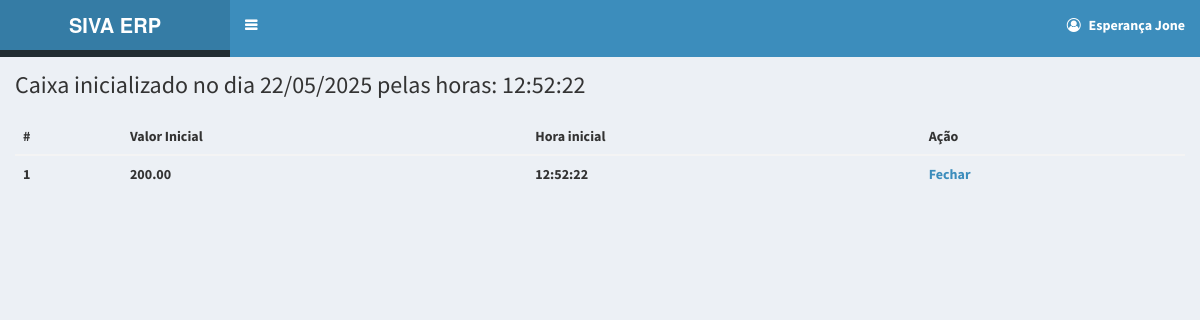
The page /venda/abrir_caixa.php (signed in) on the database its author committed.
### tables this page shows
CREATE TABLE `empresa` (
  `id` int(11) NOT NULL,
  `nome` varchar(40) NOT NULL,
  `nuit` varchar(20) NOT NULL,
  `contacto` varchar(20) NOT NULL,
  `address` text NOT NULL
);

CREATE TABLE `tbl_user` (
  `userid` int(11) NOT NULL,
  `username` varchar(100) NOT NULL,
  `useremail` varchar(100) NOT NULL,
  `password` varchar(100) NOT NULL,
  `role` varchar(50) NOT NULL
);

CREATE TABLE `tbl_caixa` (
  `id` int(11) NOT NULL,
  `valor_inicial` decimal(11,2) NOT NULL,
  `valor_final` decimal(11,2) NOT NULL,
  `id_user` int(11) NOT NULL,
  `data` date NOT NULL,
  `hora` time NOT NULL,
  `hora_final` time NOT NULL,
  `data_final` date NOT NULL,
  `estado` int(11) NOT NULL,
  `closed_by` int(11) NOT NULL
);

### session.php (called while the page is built, shortened)
<?php
include_once 'conexao.php';
if (isset($_COOKIE['txt_email']) && !empty($_COOKIE['txt_email'])) {
    $usuario_cookie = $_COOKIE['txt_email'];
    $sql = mysqli_query($mysqli, "SELECT * FROM tbl_user WHERE useremail = '$usuario_cookie'");
    if ($sql && mysqli_num_rows($sql) > 0) {
        $linha = mysqli_fetch_array($sql);
        $Nome = $linha["username"];
        $idUser = $linha["userid"];
    } else {
        $Nome = "Usuário não encontrado";
        $idUser = null;
    }
}
?>

### venda/abrir_caixa.php (the view, shortened to what this page needs)
<?php
include_once "../session.php";
include_once '../conexao.php';
include_once 'cabecalho_user.php';
?>
  <div class="content-wrapper">
    <section class="content-header">
    	<?php
			$sql = mysqli_query($mysqli, "SELECT *
          FROM tbl_caixa
          WHERE id_user = '$idUser'
            AND estado = '1'
            AND closed_by = '0'
            AND data_final = '0000-00-00'
            AND id = (SELECT MAX(id) FROM tbl_caixa WHERE id_user = '$idUser')");
			if (mysqli_num_rows($sql) > 0) {
			    $res = mysqli_fetch_array($sql);
				$horas_db = date('H:i:s',strtotime($res['hora']));
				$data_db = $res['data'];
				$dia1 = date('d',strtotime($data_db));
				$ano1 = date('Y',strtotime($data_db));
				$mes1 = date('m',strtotime($data_db));
			 echo ' <h1>
        Caixa inicializado no dia '.$dia1.'/'.$mes1.'/'.$ano1.' pelas horas: '.$horas_db.' </h1>
      </h1>';
      echo '<br>';
      	echo '<table class="table table-borderless table-dark">
			    <thead>
			        <tr>
			            <th scope="col">#</th>
			            <th scope="col">Valor Inicial</th>
			            <th scope="col">Hora inicial</th>
			            <th scope="col">Ação</th>
			        </tr>
			    </thead>
			    <tbody>';
			$sqli1 = mysqli_query($mysqli, "SELECT *
          FROM tbl_caixa
          WHERE id_user = '$idUser'
            AND estado = '1'
            AND closed_by = '0'
            AND data_final = '0000-00-00'
            AND id = (SELECT MAX(id) FROM tbl_caixa WHERE id_user = '$idUser')");
			while ($linha = mysqli_fetch_array($sqli1)) {
			    echo '<tr>
			            <th scope="row">1</th>
			            <td>' . $linha['valor_inicial'] . '</td>
			            <td>' . $linha['hora'] . '</td>
			            <td><a  href="fechar_caixa.php?id='.$linha[0].'"
						>Fechar</td>
			        </tr>';
			}
			echo '</tbody>
			    </table>';
      } ?>
    </section>
  </div>
  <?php
include_once'footer.php';
?>

### venda/cabecalho_user.php (shortened to what this page needs)
<?php
  include_once'../conexao.php';
  $sql3 = mysqli_query($mysqli,"SELECT * FROM empresa");
  $res3 = mysqli_fetch_array($sql3);
  $nome_db = $res3['nome'];
 ?>
<!DOCTYPE html>
<html>
<head>
  <link rel="stylesheet" href="../bower_components/bootstrap/dist/css/bootstrap.min.css">
  <link rel="stylesheet" href="../bower_components/select2/dist/css/select2.min.css">
  <link rel="stylesheet" href="../bower_components/font-awesome/css/font-awesome.min.css">
  <link rel="stylesheet" href="../bower_components/Ionicons/css/ionicons.min.css">
  <link rel="stylesheet" href="../dist/css/AdminLTE.min.css">
  <link rel="stylesheet" href="../dist/css/skins/skin-blue.min.css">
<link rel="stylesheet" href="../bower_components/datatables.net-bs/css/dataTables.bootstrap.min.css">
<link rel="stylesheet" href="../bower_components/bootstrap-daterangepicker/daterangepicker.css">
<link rel="stylesheet" href="../bower_components/bootstrap-datepicker/dist/css/bootstrap-datepicker.min.css">
<link rel="stylesheet" href="../plugins/iCheck/all.css">
</head>
<body class="hold-transition skin-blue sidebar-mini-expand-feature sidebar-collapse">
  <div class="wrapper">
    <header class="main-header">
      <a href="mesa.php" class="logo">
        <span class="logo-lg"><b><?php echo $nome_db; ?></span>
      </a>
      <nav class="navbar navbar-static-top" role="navigation">
        <a href="#" class="sidebar-toggle" data-toggle="push-menu" role="button">
        </a>
        <div class="navbar-custom-menu">
          <ul class="nav navbar-nav">
            <li class="dropdown user user-menu">
              <a href="#" class="dropdown-toggle" data-toggle="dropdown">
                <p class="fa fa-user-circle-o"></p>
                <span class="hidden-xs"><?php echo $Nome;?></span>
              </a>
            </li>
          </ul>
        </div>
      </nav>
    </header>

### rows shown on the page
empresa: nome "SIVA ERP"
tbl_user: username "Esperança Jone"
tbl_caixa: data "22", data "05", data "2025", hora "12:52:22", valor_inicial "200.00"
